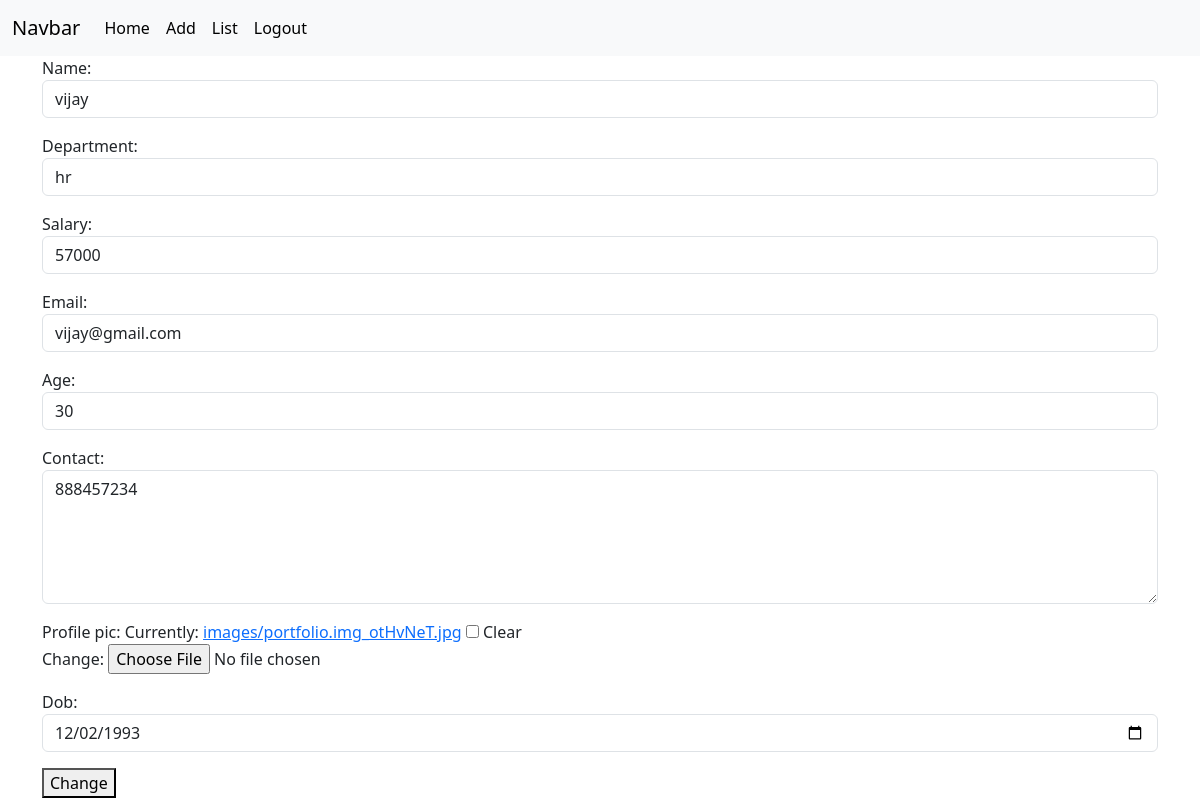
The page /employees/3/update (signed in) on the database its author committed.
### crm/models.py (models this page shows, shortened)
class Employees(models.Model):
    name=models.CharField(max_length=100)
    department=models.CharField(max_length=100)
    salary=models.PositiveIntegerField()
    email=models.EmailField(unique=True)
    age=models.PositiveIntegerField()
    contact=models.CharField(max_length=100,null=True)
    profile_pic=models.ImageField(upload_to="images",null=True,blank=True)
    dob=models.DateField(null=True,blank=True)

### crm/views.py (the view, shortened to what this page needs)
# urls.py: path("employees/<int:pk>/update",views.EmployeeUpdateView.as_view(),name="emp-update"),
@method_decorator(signin_required,name="dispatch")
class EmployeeUpdateView(View):
    def get(self,request,*args,**kwargs):
        id=kwargs.get("pk")
        obj=Employees.objects.get(id=id)
        form=EmployeeModelForm(instance=obj)
        return render(request,"emp_edit.html",{"form":form})

### crm/forms.py
class EmployeeModelForm(forms.ModelForm):
    class Meta:
        model=Employees
        fields="__all__"
        widgets={
            "name":forms.TextInput(attrs={"class":"form-control"}),
            "department":forms.TextInput(attrs={"class":"form-control"}),
            "salary":forms.NumberInput(attrs={"class":"form-control"}),
            "email":forms.EmailInput(attrs={"class":"form-control"}),
            "age":forms.NumberInput(attrs={"class":"form-control"}),
            "contact":forms.Textarea(attrs={"class":"form-control","rows":5}),
            "dob":forms.DateInput(attrs={"class":"form-control","type":"date"}),
        }

### crm/views.py (called while the page is built)
def signin_required(fn):
    def wrapper(request,*args,**kwargs):
        if not request.user.is_authenticated:
            messages.error(request,"Invalid session")
            return redirect("signin")
        else:
            return fn(request,*args,**kwargs)
    return wrapper

### crm/templates/emp_edit.html (shortened to what this page needs)
{%extends 'base.html'%}
{%block body_block%}
<div class="container">
    <form action="" method="post" enctype="multipart/form-data">
        {{form.as_p}}
        <button type="subimt">Change</button>
    </form>
</div>
{%endblock%}

### rows shown on the page
Employees: name "vijay", department "hr", salary "57000", email "vijay@gmail.com", age "30", contact "888457234", dob "12/02/1993"
